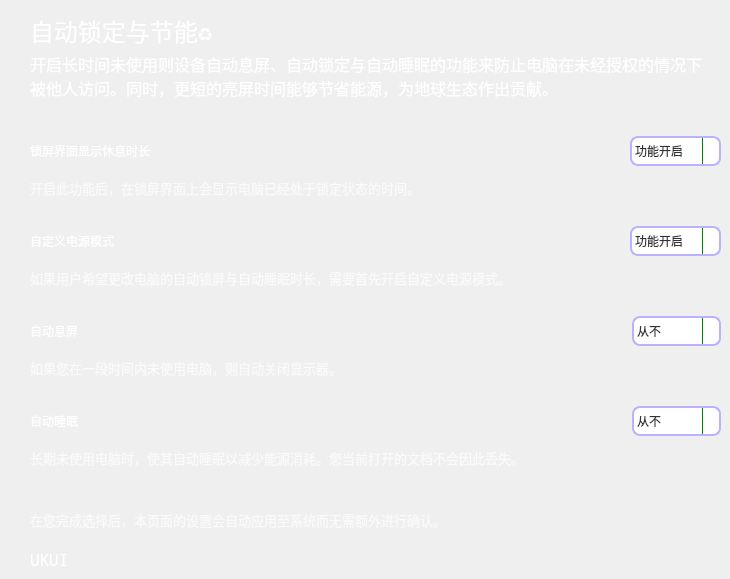
      <widget class="QWidget" name="util_greenify_stack_ukui">
       <widget class="QLabel" name="util_greenify_stack_ukui_prompt_header">
        <property name="geometry">
         <rect>
          <x>30</x>
          <y>10</y>
          <width>411</width>
          <height>41</height>
         </rect>
        </property>
        <property name="font">
         <font>
          <family>Noto Mono</family>
          <pointsize>18</pointsize>
          <weight>50</weight>
          <italic>false</italic>
          <bold>false</bold>
         </font>
        </property>
        <property name="styleSheet">
         <string notr="true">font: 18pt &quot;Noto Mono&quot;;
color: rgb(255, 255, 255);</string>
        </property>
        <property name="text">
         <string>自动锁定与节能♻️</string>
        </property>
       </widget>
       <widget class="QLabel" name="util_greenify_stack_ukui_prompt_subheader">
        <property name="geometry">
         <rect>
          <x>30</x>
          <y>50</y>
          <width>681</width>
          <height>51</height>
         </rect>
        </property>
        <property name="font">
         <font>
          <family>Noto Mono</family>
          <pointsize>12</pointsize>
          <weight>50</weight>
          <italic>false</italic>
          <bold>false</bold>
         </font>
        </property>
        <property name="styleSheet">
         <string notr="true">font: 12pt &quot;Noto Mono&quot;;
color: rgb(255, 255, 255);</string>
        </property>
        <property name="text">
         <string>开启长时间未使用则设备自动息屏、自动锁定与自动睡眠的功能来防止电脑在未经授权的情况下被他人访问。同时，更短的亮屏时间能够节省能源，为地球生态作出贡献。</string>
        </property>
        <property name="wordWrap">
         <bool>true</bool>
        </property>
       </widget>
       <widget class="QLabel" name="util_greenify_stack_ukui_prompt_temp">
        <property name="geometry">
         <rect>
          <x>30</x>
          <y>550</y>
          <width>101</width>
          <height>20</height>
         </rect>
        </property>
        <property name="font">
         <font>
          <family>Noto Mono</family>
          <pointsize>12</pointsize>
          <weight>50</weight>
          <italic>false</italic>
          <bold>false</bold>
         </font>
        </property>
        <property name="styleSheet">
         <string notr="true">font: 12pt &quot;Noto Mono&quot;;
color: rgb(255, 255, 255);</string>
        </property>
        <property name="text">
         <string>UKUI</string>
        </property>
        <property name="wordWrap">
         <bool>true</bool>
        </property>
       </widget>
       <widget class="QWidget" name="layoutWidget_6">
        <property name="geometry">
         <rect>
          <x>30</x>
          <y>130</y>
          <width>691</width>
          <height>70</height>
         </rect>
        </property>
        <layout class="QVBoxLayout" name="ukui_display_time_count_on_lock_layout_with_tip" stretch="6,1">
         <item>
          <layout class="QHBoxLayout" name="ukui_display_time_count_on_lock_layout">
           <item>
            <widget class="QLabel" name="ukui_display_time_count_on_lock_prompt">
             <property name="minimumSize">
              <size>
               <width>0</width>
               <height>40</height>
              </size>
             </property>
             <property name="styleSheet">
              <string notr="true">font: 14pt &quot;Noto Mono&quot;;
color: rgb(255, 255, 255);</string>
             </property>
             <property name="text">
              <string>锁屏界面显示休息时长</string>
             </property>
            </widget>
           </item>
           <item>
            <spacer name="ukui_display_time_count_on_lock_spacer">
             <property name="orientation">
              <enum>Qt::Horizontal</enum>
             </property>
             <property name="sizeHint" stdset="0">
              <size>
               <width>40</width>
               <height>20</height>
              </size>
             </property>
            </spacer>
           </item>
           <item>
            <widget class="QComboBox" name="ukui_display_time_count_on_lock_combo_enable">
             <property name="sizePolicy">
              <sizepolicy hsizetype="Preferred" vsizetype="Fixed">
               <horstretch>0</horstretch>
               <verstretch>0</verstretch>
              </sizepolicy>
             </property>
             <property name="minimumSize">
              <size>
               <width>0</width>
               <height>30</height>
              </size>
             </property>
             <property name="maximumSize">
              <size>
               <width>105</width>
               <height>16777215</height>
              </size>
             </property>
             <property name="styleSheet">
              <string notr="true">QComboBox {
    border: 2px solid rgb(185, 179, 255);
    border-radius: 8px;
    padding: 1px 18px 1px 3px;
		color: rgb(51, 51, 51);
}

QComboBox:editable {
    background: rgb(240, 250, 254);
}

QComboBox:!editable, QComboBox::drop-down:editable {
		background: white;
}

/* QComboBox gets the &quot;on&quot; state when the popup is open */
QComboBox:!editable:on, QComboBox::drop-down:editable:on {
    background: white;
		color: rgb(147, 123, 171);
		font-weight: bold;
		/* color: rgb(255, 255, 255); */
}

QComboBox:!enabled {
    background: white;
}

QComboBox:on { /* shift the text when the popup opens */
    padding-top: 3px;
    padding-left: 4px;
}

QComboBox::drop-down {
    subcontrol-origin: padding;
    subcontrol-position: top right;
    width: 16px;

    border-left-width: 1px;
    border-left-color: green;
    border-left-style: solid; /* just a single line */
    border-top-right-radius: 6px; /* same radius as the QComboBox */
    border-bottom-right-radius: 3px;
}

QComboBox::down-arrow:on { /* shift the arrow when popup is open */
    top: 1px;
    left: 1px;
}</string>
             </property>
             <item>
              <property name="text">
               <string>功能开启</string>
              </property>
             </item>
             <item>
              <property name="text">
               <string>功能禁用</string>
              </property>
             </item>
            </widget>
           </item>
          </layout>
         </item>
         <item>
          <widget class="QLabel" name="ukui_display_time_count_on_lock_tip">
           <property name="maximumSize">
            <size>
             <width>16777215</width>
             <height>20</height>
            </size>
           </property>
           <property name="font">
            <font>
             <family>Noto Mono</family>
             <pointsize>10</pointsize>
             <weight>50</weight>
             <italic>false</italic>
             <bold>false</bold>
            </font>
           </property>
           <property name="styleSheet">
            <string notr="true">font: 10pt &quot;Noto Mono&quot;;
color: rgba(255, 255, 255, 180);</string>
           </property>
           <property name="text">
            <string>开启此功能后，在锁屏界面上会显示电脑已经处于锁定状态的时间。</string>
           </property>
           <property name="wordWrap">
            <bool>true</bool>
           </property>
          </widget>
         </item>
        </layout>
       </widget>
       <widget class="QWidget" name="layoutWidget_7">
        <property name="geometry">
         <rect>
          <x>30</x>
          <y>220</y>
          <width>691</width>
          <height>70</height>
         </rect>
        </property>
        <layout class="QVBoxLayout" name="ukui_custom_power_layout_with_tip" stretch="6,1">
         <item>
          <layout class="QHBoxLayout" name="ukui_custom_powe_layout">
           <item>
            <widget class="QLabel" name="ukui_custom_power_prompt">
             <property name="minimumSize">
              <size>
               <width>0</width>
               <height>40</height>
              </size>
             </property>
             <property name="styleSheet">
              <string notr="true">font: 14pt &quot;Noto Mono&quot;;
color: rgb(255, 255, 255);</string>
             </property>
             <property name="text">
              <string>自定义电源模式</string>
             </property>
            </widget>
           </item>
           <item>
            <spacer name="ukui_custom_power_spacer">
             <property name="orientation">
              <enum>Qt::Horizontal</enum>
             </property>
             <property name="sizeHint" stdset="0">
              <size>
               <width>40</width>
               <height>20</height>
              </size>
             </property>
            </spacer>
           </item>
           <item>
            <widget class="QComboBox" name="ukui_custom_power_combo_enable">
             <property name="sizePolicy">
              <sizepolicy hsizetype="Preferred" vsizetype="Fixed">
               <horstretch>0</horstretch>
               <verstretch>0</verstretch>
              </sizepolicy>
             </property>
             <property name="minimumSize">
              <size>
               <width>0</width>
               <height>30</height>
              </size>
             </property>
             <property name="maximumSize">
              <size>
               <width>105</width>
               <height>16777215</height>
              </size>
             </property>
             <property name="styleSheet">
              <string notr="true">QComboBox {
    border: 2px solid rgb(185, 179, 255);
    border-radius: 8px;
    padding: 1px 18px 1px 3px;
		color: rgb(51, 51, 51);
}

QComboBox:editable {
    background: rgb(240, 250, 254);
}

QComboBox:!editable, QComboBox::drop-down:editable {
		background: white;
}

/* QComboBox gets the &quot;on&quot; state when the popup is open */
QComboBox:!editable:on, QComboBox::drop-down:editable:on {
    background: white;
		color: rgb(147, 123, 171);
		font-weight: bold;
		/* color: rgb(255, 255, 255); */
}

QComboBox:!enabled {
    background: white;
}

QComboBox:on { /* shift the text when the popup opens */
    padding-top: 3px;
    padding-left: 4px;
}

QComboBox::drop-down {
    subcontrol-origin: padding;
    subcontrol-position: top right;
    width: 16px;

    border-left-width: 1px;
    border-left-color: green;
    border-left-style: solid; /* just a single line */
    border-top-right-radius: 6px; /* same radius as the QComboBox */
    border-bottom-right-radius: 3px;
}

QComboBox::down-arrow:on { /* shift the arrow when popup is open */
    top: 1px;
    left: 1px;
}</string>
             </property>
             <item>
              <property name="text">
               <string>功能开启</string>
              </property>
             </item>
             <item>
              <property name="text">
               <string>功能禁用</string>
              </property>
             </item>
            </widget>
           </item>
          </layout>
         </item>
         <item>
          <widget class="QLabel" name="ukui_custom_power_tip">
           <property name="maximumSize">
            <size>
             <width>16777215</width>
             <height>20</height>
            </size>
           </property>
           <property name="font">
            <font>
             <family>Noto Mono</family>
             <pointsize>10</pointsize>
             <weight>50</weight>
             <italic>false</italic>
             <bold>false</bold>
            </font>
           </property>
           <property name="styleSheet">
            <string notr="true">font: 10pt &quot;Noto Mono&quot;;
color: rgba(255, 255, 255, 180);</string>
           </property>
           <property name="text">
            <string>如果用户希望更改电脑的自动锁屏与自动睡眠时长，需要首先开启自定义电源模式。</string>
           </property>
           <property name="wordWrap">
            <bool>true</bool>
           </property>
          </widget>
         </item>
        </layout>
       </widget>
       <widget class="QWidget" name="layoutWidget_5">
        <property name="geometry">
         <rect>
          <x>30</x>
          <y>310</y>
          <width>691</width>
          <height>70</height>
         </rect>
        </property>
        <layout class="QVBoxLayout" name="ukui_autoblank_layout_with_tip" stretch="6,1">
         <item>
          <layout class="QHBoxLayout" name="ukui_autoblank_layout">
           <item>
            <widget class="QLabel" name="ukui_autoblank_prompt">
             <property name="minimumSize">
              <size>
               <width>0</width>
               <height>40</height>
              </size>
             </property>
             <property name="styleSheet">
              <string notr="true">font: 14pt &quot;Noto Mono&quot;;
color: rgb(255, 255, 255);</string>
             </property>
             <property name="text">
              <string>自动息屏</string>
             </property>
            </widget>
           </item>
           <item>
            <spacer name="ukui_autoblank_spacer">
             <property name="orientation">
              <enum>Qt::Horizontal</enum>
             </property>
             <property name="sizeHint" stdset="0">
              <size>
               <width>40</width>
               <height>20</height>
              </size>
             </property>
            </spacer>
           </item>
           <item>
            <widget class="QComboBox" name="ukui_autoblank_combo_setting">
             <property name="sizePolicy">
              <sizepolicy hsizetype="Preferred" vsizetype="Fixed">
               <horstretch>0</horstretch>
               <verstretch>0</verstretch>
              </sizepolicy>
             </property>
             <property name="minimumSize">
              <size>
               <width>0</width>
               <height>30</height>
              </size>
             </property>
             <property name="maximumSize">
              <size>
               <width>90</width>
               <height>16777215</height>
              </size>
             </property>
             <property name="styleSheet">
              <string notr="true">QComboBox {
    border: 2px solid rgb(185, 179, 255);
    border-radius: 8px;
    padding: 1px 18px 1px 3px;
		color: rgb(51, 51, 51);
}

QComboBox:editable {
    background: rgb(240, 250, 254);
}

QComboBox:!editable, QComboBox::drop-down:editable {
		background: white;
}

/* QComboBox gets the &quot;on&quot; state when the popup is open */
QComboBox:!editable:on, QComboBox::drop-down:editable:on {
    background: white;
		color: rgb(147, 123, 171);
		font-weight: bold;
		/* color: rgb(255, 255, 255); */
}

QComboBox:!enabled {
    background: white;
}

QComboBox:on { /* shift the text when the popup opens */
    padding-top: 3px;
    padding-left: 4px;
}

QComboBox::drop-down {
    subcontrol-origin: padding;
    subcontrol-position: top right;
    width: 16px;

    border-left-width: 1px;
    border-left-color: green;
    border-left-style: solid; /* just a single line */
    border-top-right-radius: 6px; /* same radius as the QComboBox */
    border-bottom-right-radius: 3px;
}

QComboBox::down-arrow:on { /* shift the arrow when popup is open */
    top: 1px;
    left: 1px;
}</string>
             </property>
             <item>
              <property name="text">
               <string>从不</string>
              </property>
             </item>
             <item>
              <property name="text">
               <string>1分钟</string>
              </property>
             </item>
             <item>
              <property name="text">
               <string>5分钟</string>
              </property>
             </item>
             <item>
              <property name="text">
               <string>10分钟</string>
              </property>
             </item>
             <item>
              <property name="text">
               <string>20分钟</string>
              </property>
             </item>
             <item>
              <property name="text">
               <string>30分钟</string>
              </property>
             </item>
             <item>
              <property name="text">
               <string>60分钟</string>
              </property>
             </item>
             <item>
              <property name="text">
               <string>120分钟</string>
              </property>
             </item>
            </widget>
           </item>
          </layout>
         </item>
         <item>
          <widget class="QLabel" name="ukui_autoblank_tip">
           <property name="maximumSize">
            <size>
             <width>16777215</width>
             <height>20</height>
            </size>
           </property>
           <property name="font">
            <font>
             <family>Noto Mono</family>
             <pointsize>10</pointsize>
             <weight>50</weight>
             <italic>false</italic>
             <bold>false</bold>
            </font>
           </property>
           <property name="styleSheet">
            <string notr="true">font: 10pt &quot;Noto Mono&quot;;
color: rgba(255, 255, 255, 180);</string>
           </property>
           <property name="text">
            <string>如果您在一段时间内未使用电脑，则自动关闭显示器。</string>
           </property>
           <property name="wordWrap">
            <bool>true</bool>
           </property>
          </widget>
         </item>
        </layout>
       </widget>
       <widget class="QWidget" name="layoutWidget_8">
        <property name="geometry">
         <rect>
          <x>30</x>
          <y>400</y>
          <width>691</width>
          <height>70</height>
         </rect>
        </property>
        <layout class="QVBoxLayout" name="ukui_auto_suspend_layout_with_tip" stretch="6,1">
         <item>
          <layout class="QHBoxLayout" name="ukui_auto_suspend_layout">
           <item>
            <widget class="QLabel" name="ukui_auto_suspend_prompt">
             <property name="minimumSize">
              <size>
               <width>0</width>
               <height>40</height>
              </size>
             </property>
             <property name="styleSheet">
              <string notr="true">font: 14pt &quot;Noto Mono&quot;;
color: rgb(255, 255, 255);</string>
             </property>
             <property name="text">
              <string>自动睡眠</string>
             </property>
            </widget>
           </item>
           <item>
            <spacer name="ukui_auto_suspend_spacer">
             <property name="orientation">
              <enum>Qt::Horizontal</enum>
             </property>
             <property name="sizeHint" stdset="0">
              <size>
               <width>40</width>
               <height>20</height>
              </size>
             </property>
            </spacer>
           </item>
           <item>
            <widget class="QComboBox" name="ukui_auto_suspend_combo_setting">
             <property name="sizePolicy">
              <sizepolicy hsizetype="Preferred" vsizetype="Fixed">
               <horstretch>0</horstretch>
               <verstretch>0</verstretch>
              </sizepolicy>
             </property>
             <property name="minimumSize">
              <size>
               <width>0</width>
               <height>30</height>
              </size>
             </property>
             <property name="maximumSize">
              <size>
               <width>90</width>
               <height>16777215</height>
              </size>
             </property>
             <property name="styleSheet">
              <string notr="true">QComboBox {
    border: 2px solid rgb(185, 179, 255);
    border-radius: 8px;
    padding: 1px 18px 1px 3px;
		color: rgb(51, 51, 51);
}

QComboBox:editable {
    background: rgb(240, 250, 254);
}

QComboBox:!editable, QComboBox::drop-down:editable {
		background: white;
}

/* QComboBox gets the &quot;on&quot; state when the popup is open */
QComboBox:!editable:on, QComboBox::drop-down:editable:on {
    background: white;
		color: rgb(147, 123, 171);
		font-weight: bold;
		/* color: rgb(255, 255, 255); */
}

QComboBox:!enabled {
    background: white;
}

QComboBox:on { /* shift the text when the popup opens */
    padding-top: 3px;
    padding-left: 4px;
}

QComboBox::drop-down {
    subcontrol-origin: padding;
    subcontrol-position: top right;
    width: 16px;

    border-left-width: 1px;
    border-left-color: green;
    border-left-style: solid; /* just a single line */
    border-top-right-radius: 6px; /* same radius as the QComboBox */
    border-bottom-right-radius: 3px;
}

QComboBox::down-arrow:on { /* shift the arrow when popup is open */
    top: 1px;
    left: 1px;
}</string>
             </property>
             <item>
              <property name="text">
               <string>从不</string>
              </property>
             </item>
             <item>
              <property name="text">
               <string>10分钟</string>
              </property>
             </item>
             <item>
              <property name="text">
               <string>20分钟</string>
              </property>
             </item>
             <item>
              <property name="text">
               <string>30分钟</string>
              </property>
             </item>
             <item>
              <property name="text">
               <string>60分钟</string>
              </property>
             </item>
             <item>
              <property name="text">
               <string>120分钟</string>
              </property>
             </item>
             <item>
              <property name="text">
               <string>300分钟</string>
              </property>
             </item>
            </widget>
           </item>
          </layout>
         </item>
         <item>
          <widget class="QLabel" name="ukui_auto_suspend_tip">
           <property name="maximumSize">
            <size>
             <width>16777215</width>
             <height>20</height>
            </size>
           </property>
           <property name="font">
            <font>
             <family>Noto Mono</family>
             <pointsize>10</pointsize>
             <weight>50</weight>
             <italic>false</italic>
             <bold>false</bold>
            </font>
           </property>
           <property name="styleSheet">
            <string notr="true">font: 10pt &quot;Noto Mono&quot;;
color: rgba(255, 255, 255, 180);</string>
           </property>
           <property name="text">
            <string>长期未使用电脑时，使其自动睡眠以减少能源消耗。您当前打开的文档不会因此丢失。</string>
           </property>
           <property name="wordWrap">
            <bool>true</bool>
           </property>
          </widget>
         </item>
        </layout>
       </widget>
       <widget class="QLabel" name="util_greenify_stack_ukui_apply_confirm">
        <property name="geometry">
         <rect>
          <x>30</x>
          <y>510</y>
          <width>689</width>
          <height>20</height>
         </rect>
        </property>
        <property name="maximumSize">
         <size>
          <width>16777215</width>
          <height>20</height>
         </size>
        </property>
        <property name="font">
         <font>
          <family>Noto Mono</family>
          <pointsize>10</pointsize>
          <weight>50</weight>
          <italic>false</italic>
          <bold>false</bold>
         </font>
        </property>
        <property name="styleSheet">
         <string notr="true">font: 10pt &quot;Noto Mono&quot;;
color: rgba(255, 255, 255, 180);</string>
        </property>
        <property name="text">
         <string>在您完成选择后，本页面的设置会自动应用至系统而无需额外进行确认。</string>
        </property>
        <property name="wordWrap">
         <bool>true</bool>
        </property>
       </widget>
      </widget>
